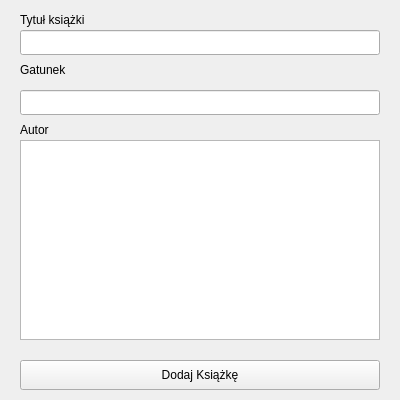
<?xml version="1.0" encoding="UTF-8"?>
<ui version="4.0">
 <class>addBookUi</class>
 <widget class="QWidget" name="addBookUi">
  <property name="geometry">
   <rect>
    <x>0</x>
    <y>0</y>
    <width>400</width>
    <height>400</height>
   </rect>
  </property>
  <property name="windowTitle">
   <string>Dodaj książkę</string>
  </property>
  <widget class="QLabel" name="label">
   <property name="geometry">
    <rect>
     <x>20</x>
     <y>10</y>
     <width>90</width>
     <height>20</height>
    </rect>
   </property>
   <property name="text">
    <string>Tytuł książki</string>
   </property>
  </widget>
  <widget class="QLineEdit" name="lineEdit">
   <property name="geometry">
    <rect>
     <x>20</x>
     <y>30</y>
     <width>360</width>
     <height>25</height>
    </rect>
   </property>
  </widget>
  <widget class="QLineEdit" name="lineEdit_2">
   <property name="geometry">
    <rect>
     <x>20</x>
     <y>90</y>
     <width>360</width>
     <height>25</height>
    </rect>
   </property>
  </widget>
  <widget class="QLabel" name="label_2">
   <property name="geometry">
    <rect>
     <x>20</x>
     <y>60</y>
     <width>90</width>
     <height>20</height>
    </rect>
   </property>
   <property name="text">
    <string>Gatunek</string>
   </property>
  </widget>
  <widget class="QLabel" name="label_3">
   <property name="geometry">
    <rect>
     <x>20</x>
     <y>120</y>
     <width>90</width>
     <height>20</height>
    </rect>
   </property>
   <property name="text">
    <string>Autor</string>
   </property>
  </widget>
  <widget class="QPushButton" name="pushButton">
   <property name="geometry">
    <rect>
     <x>20</x>
     <y>360</y>
     <width>360</width>
     <height>30</height>
    </rect>
   </property>
   <property name="text">
    <string>Dodaj Książkę</string>
   </property>
  </widget>
  <widget class="QListWidget" name="listWidget">
   <property name="geometry">
    <rect>
     <x>20</x>
     <y>140</y>
     <width>360</width>
     <height>200</height>
    </rect>
   </property>
  </widget>
 </widget>
 <resources/>
 <connections/>
</ui>
